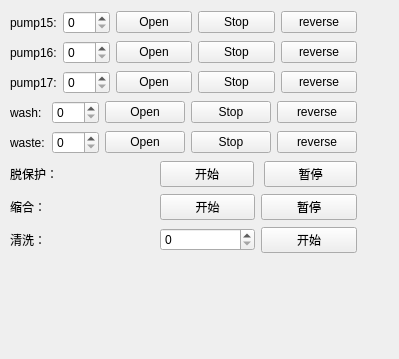
          <widget class="QWidget" name="page_5">
           <property name="geometry">
            <rect>
             <x>0</x>
             <y>0</y>
             <width>399</width>
             <height>359</height>
            </rect>
           </property>
           <attribute name="label">
            <string>unit5</string>
           </attribute>
           <widget class="QWidget" name="layoutWidget_6">
            <property name="geometry">
             <rect>
              <x>10</x>
              <y>10</y>
              <width>347</width>
              <height>244</height>
             </rect>
            </property>
            <layout class="QVBoxLayout" name="verticalLayout_500">
             <item>
              <layout class="QHBoxLayout" name="horizontalLayout_501">
               <item>
                <widget class="QLabel" name="pump15_label">
                 <property name="text">
                  <string>pump15:</string>
                 </property>
                </widget>
               </item>
               <item>
                <widget class="QSpinBox" name="pump15_spinbox">
                 <property name="maximum">
                  <number>300</number>
                 </property>
                </widget>
               </item>
               <item>
                <widget class="QPushButton" name="pump15_open_button">
                 <property name="text">
                  <string>Open</string>
                 </property>
                </widget>
               </item>
               <item>
                <widget class="QPushButton" name="pump15_stop_button">
                 <property name="text">
                  <string>Stop</string>
                 </property>
                </widget>
               </item>
               <item>
                <widget class="QPushButton" name="pump15_reverse">
                 <property name="text">
                  <string>reverse</string>
                 </property>
                </widget>
               </item>
              </layout>
             </item>
             <item>
              <layout class="QHBoxLayout" name="horizontalLayout_502">
               <item>
                <widget class="QLabel" name="pump16_label">
                 <property name="text">
                  <string>pump16:</string>
                 </property>
                </widget>
               </item>
               <item>
                <widget class="QSpinBox" name="pump16_spinbox">
                 <property name="maximum">
                  <number>300</number>
                 </property>
                </widget>
               </item>
               <item>
                <widget class="QPushButton" name="pump16_open_button">
                 <property name="text">
                  <string>Open</string>
                 </property>
                </widget>
               </item>
               <item>
                <widget class="QPushButton" name="pump16_stop_button">
                 <property name="text">
                  <string>Stop</string>
                 </property>
                </widget>
               </item>
               <item>
                <widget class="QPushButton" name="pump16_reverse">
                 <property name="text">
                  <string>reverse</string>
                 </property>
                </widget>
               </item>
              </layout>
             </item>
             <item>
              <layout class="QHBoxLayout" name="horizontalLayout_503">
               <item>
                <widget class="QLabel" name="pump17_label">
                 <property name="text">
                  <string>pump17:</string>
                 </property>
                </widget>
               </item>
               <item>
                <widget class="QSpinBox" name="pump17_spinbox">
                 <property name="maximum">
                  <number>300</number>
                 </property>
                </widget>
               </item>
               <item>
                <widget class="QPushButton" name="pump17_open_button">
                 <property name="text">
                  <string>Open</string>
                 </property>
                </widget>
               </item>
               <item>
                <widget class="QPushButton" name="pump17_stop_button">
                 <property name="text">
                  <string>Stop</string>
                 </property>
                </widget>
               </item>
               <item>
                <widget class="QPushButton" name="pump17_reverse">
                 <property name="text">
                  <string>reverse</string>
                 </property>
                </widget>
               </item>
              </layout>
             </item>
             <item>
              <layout class="QHBoxLayout" name="horizontalLayout_504">
               <item>
                <widget class="QLabel" name="unit5_wash">
                 <property name="text">
                  <string>wash:</string>
                 </property>
                </widget>
               </item>
               <item>
                <widget class="QSpinBox" name="unit5_wash_spinbox">
                 <property name="maximum">
                  <number>300</number>
                 </property>
                </widget>
               </item>
               <item>
                <widget class="QPushButton" name="unit5_wash_open_button">
                 <property name="text">
                  <string>Open</string>
                 </property>
                </widget>
               </item>
               <item>
                <widget class="QPushButton" name="unit5_wahs_stop_button">
                 <property name="text">
                  <string>Stop</string>
                 </property>
                </widget>
               </item>
               <item>
                <widget class="QPushButton" name="unit5_reverse">
                 <property name="text">
                  <string>reverse</string>
                 </property>
                </widget>
               </item>
              </layout>
             </item>
             <item>
              <layout class="QHBoxLayout" name="horizontalLayout_505">
               <item>
                <widget class="QLabel" name="unit5_waste_label">
                 <property name="text">
                  <string>waste:</string>
                 </property>
                </widget>
               </item>
               <item>
                <widget class="QSpinBox" name="unit5_waste_spinbox">
                 <property name="maximum">
                  <number>300</number>
                 </property>
                </widget>
               </item>
               <item>
                <widget class="QPushButton" name="unit5_waste_open_button">
                 <property name="text">
                  <string>Open</string>
                 </property>
                </widget>
               </item>
               <item>
                <widget class="QPushButton" name="unit5_waste_stop_button">
                 <property name="text">
                  <string>Stop</string>
                 </property>
                </widget>
               </item>
               <item>
                <widget class="QPushButton" name="unit5_waste_reverse">
                 <property name="text">
                  <string>reverse</string>
                 </property>
                </widget>
               </item>
              </layout>
             </item>
             <item>
              <layout class="QHBoxLayout" name="horizontalLayout_506" stretch="3,2,2">
               <property name="spacing">
                <number>10</number>
               </property>
               <item>
                <widget class="QLabel" name="unit5_depro_label">
                 <property name="text">
                  <string>脱保护：</string>
                 </property>
                </widget>
               </item>
               <item>
                <widget class="QPushButton" name="unit5_depro_start_button">
                 <property name="text">
                  <string>开始</string>
                 </property>
                </widget>
               </item>
               <item>
                <widget class="QPushButton" name="unit5_depro_stop_button">
                 <property name="text">
                  <string>暂停</string>
                 </property>
                </widget>
               </item>
              </layout>
             </item>
             <item>
              <layout class="QHBoxLayout" name="horizontalLayout_507" stretch="3,2,2">
               <property name="sizeConstraint">
                <enum>QLayout::SetDefaultConstraint</enum>
               </property>
               <item>
                <widget class="QLabel" name="unit5_couple_label">
                 <property name="text">
                  <string>缩合：</string>
                 </property>
                </widget>
               </item>
               <item>
                <widget class="QPushButton" name="unit5_couple_start_button">
                 <property name="text">
                  <string>开始</string>
                 </property>
                </widget>
               </item>
               <item>
                <widget class="QPushButton" name="unit5_couple__stop_button">
                 <property name="text">
                  <string>暂停</string>
                 </property>
                </widget>
               </item>
              </layout>
             </item>
             <item>
              <layout class="QHBoxLayout" name="horizontalLayout_508" stretch="3,2,2">
               <item>
                <widget class="QLabel" name="unit5_wash_label">
                 <property name="text">
                  <string>清洗：</string>
                 </property>
                </widget>
               </item>
               <item>
                <widget class="QSpinBox" name="unit5_wash_frequence_sppinbox">
                 <property name="maximum">
                  <number>10</number>
                 </property>
                </widget>
               </item>
               <item>
                <widget class="QPushButton" name="unit5_wash_start_button">
                 <property name="text">
                  <string>开始</string>
                 </property>
                </widget>
               </item>
              </layout>
             </item>
            </layout>
           </widget>
          </widget>
